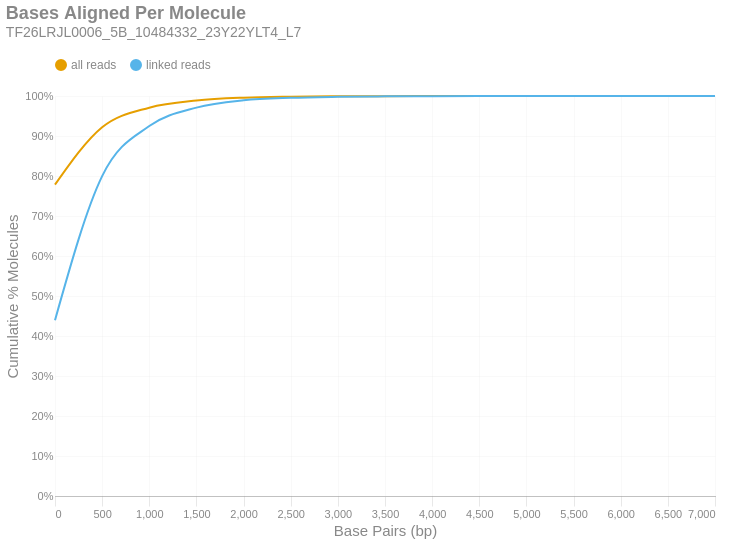

The notebook cell saved with this chart:
### Markdown cell above
### Bases Aligned Per Molecule
This is a cumulative frequency distribution showing the number of base pairs aligned per unique molecule. These data are shown in 500 bp bins. There are two distributions: one with `all reads` (yellow) and another with only `linked reads` (blue). The percent of molecules in the `linked reads` distribution is relative to the total number of linked molecules.

### Code cell
if SKIPLR:
    print_html(f"Skipped")
else:
    binned_df = consolidated_hist(valids['aligned_bp'], mask, 500, True)
    with SafeRender(binned_df):
        (
            density_plot(binned_df, 'Bases Aligned Per Molecule', samplename, 'basesper')
            .encode(
                x=alt.X('bin:Q', title="Base Pairs (bp)").axis(tickMinStep=500).scale(padding=0),
                y=alt.Y('value:Q', title='Cumulative % Molecules')
                    .axis(format='%')
                    .scale(domain = [0,1])
                    .stack(False),
                color=alt.Color("key:N").scale(domain = ["all reads", "linked reads"]),
                tooltip = [
                    alt.Tooltip("key:N", title = "Data Type"),
                    alt.Tooltip("range_label:N", title="Bases Aligned Per Molecule"),
                    alt.Tooltip("value:Q", format = ".2%", title="% Molecules (Cum.)")
                ]
            )
        ).display()

### Figure 1 — Vega-Lite specification as saved in the notebook (floating-point values rounded to 4 significant figures)
{"width": "container", "height": 400, "config": {"title": {"anchor": "start", "dy": -15, "fontSize": 18, "color": "#888888", "subtitleColor": "#888888", "subtitleFontSize": 14}, "arc": {"fill": "#0072B2"}, "axis": {"domainColor": "#888888", "domainWidth": 0.5, "gridWidth": 0.2, "grid": false, "titleFontWeight": 400, "titleFontSize": 15, "labelFontSize": 11, "labelColor": "#888888", "tickColor": "#888888", "tickWidth": 0.2, "titleColor": "#888888"}, "axisBand": {"grid": false}, "axisX": {"grid": true, "tickSize": 10, "domainCap": "round"}, "axisY": {"domain": false, "grid": true, "tickSize": 0, "domainCap": "round"}, "background": "transparent", "header": {"labelFontSize": 15, "labelColor": "#888888", "titleFontSize": 15, "titleFontWeight": 600, "titleColor": "#888888"}, "legend": {"labelFont": "sans-serif", "labelFontSize": 12, "labelColor": "#888888", "symbolSize": 100, "symbolType": "circle", "titleFontSize": 12, "titlePadding": 10, "titleColor": "#888888", "title": null, "orient": "top"}, "range": {"category": ["#E69F00", "#56B4E9", "#009E73", "#F0E442", "#0072B2", "#D55E00", "#CC79A7", "#000000"], "diverging": ["#cfe8f3", "#a2d4ec", "#73bfe2", "#46abdb", "#1696d2", "#12719e"]}, "area": {"fill": "#0072B2", "fillOpacity": 0.7, "line": true, "strokeOpacity": 0.7}, "line": {"color": "#0072B2", "stroke": "#0072B2", "strokeWidth": 2}, "trail": {"color": "#0072B2", "stroke": "#0072B2", "strokeWidth": 0, "size": 1}, "point": {"filled": true, "fillOpacity": 1.0, "size": 95}, "text": {"color": "#888888", "fontSize": 11, "align": "right", "fontWeight": 400, "size": 11}, "bar": {"fill": "#0072B2", "stroke": null}, "view": {"stroke": null, "continuousWidth": 660, "continuousHeight": 400}}, "data": {"name": "data-416bf5c28637501242e9848b5f3481ab"}, "mark": {"type": "line", "interpolate": "monotone", "point": {"opacity": 0, "size": 275}}, "encoding": {"color": {"field": "key", "scale": {"domain": ["all reads", "linked reads"]}, "type": "nominal"}, "tooltip": [{"field": "key", "title": "Data Type", "type": "nominal"}, {"field": "range_label", "title": "Bases Aligned Per Molecule", "type": "nominal"}, {"field": "value", "format": ".2%", "title": "% Molecules (Cum.)", "type": "quantitative"}], "x": {"axis": {"tickMinStep": 500}, "field": "bin", "scale": {"padding": 0}, "title": "Base Pairs (bp)", "type": "quantitative"}, "y": {"axis": {"format": "%"}, "field": "value", "scale": {"domain": [0, 1]}, "stack": false, "title": "Cumulative % Molecules", "type": "quantitative"}}, "params": [{"name": "param_c36ac31b6afebe62", "select": {"type": "point", "fields": ["key"]}, "bind": "legend"}], "title": {"text": "Bases Aligned Per Molecule", "subtitle": "TF26LRJL0006_5B_10484332_23Y22YLT4_L7"}, "transform": [{"fold": ["all reads (cumsum)", "linked reads (cumsum)"]}, {"calculate": "replace(datum.key, ' (cumsum)', '')", "as": "key"}, {"filter": {"param": "param_c36ac31b6afebe62"}}], "usermeta": {"embedOptions": {"downloadFileName": "TF26LRJL0006_5B_10484332_23Y22YLT4_L7.basesper"}}, "$schema": "https://vega.github.io/schema/vega-lite/v6.4.1.json", "datasets": {"data-416bf5c28637501242e9848b5f3481ab": [{"bin": "0.0", "interval": "0.0-500.0", "all reads": 0.7783, "linked reads": 0.4396, "all reads (cumsum)": 0.7783, "linked reads (cumsum)": 0.4396, "range_label": "0-499"}, {"bin": "500.0", "interval": "500.0-1000.0", "all reads": 0.1435, "linked reads": 0.36, "all reads (cumsum)": 0.9218, "linked reads (cumsum)": 0.7996, "range_label": "500-999"}, {"bin": "1000.0", "interval": "1000.0-1500.0", "all reads": 0.04902, "linked reads": 0.1253, "all reads (cumsum)": 0.9708, "linked reads (cumsum)": 0.9249, "range_label": "1000-1499"}, {"bin": "1500.0", "interval": "1500.0-2000.0", "all reads": 0.01789, "linked reads": 0.046, "all reads (cumsum)": 0.9887, "linked reads (cumsum)": 0.9709, "range_label": "1500-1999"}, {"bin": "2000.0", "interval": "2000.0-2500.0", "all reads": 0.007073, "linked reads": 0.01823, "all reads (cumsum)": 0.9958, "linked reads (cumsum)": 0.9891, "range_label": "2000-2499"}, {"bin": "2500.0", "interval": "2500.0-3000.0", "all reads": 0.002468, "linked reads": 0.00637, "all reads (cumsum)": 0.9983, "linked reads (cumsum)": 0.9955, "range_label": "2500-2999"}, {"bin": "3000.0", "interval": "3000.0-3500.0", "all reads": 0.0009756, "linked reads": 0.002518, "all reads (cumsum)": 0.9992, "linked reads (cumsum)": 0.998, "range_label": "3000-3499"}, {"bin": "3500.0", "interval": "3500.0-4000.0", "all reads": 0.0004044, "linked reads": 0.001044, "all reads (cumsum)": 0.9996, "linked reads (cumsum)": 0.9991, "range_label": "3500-3999"}, {"bin": "4000.0", "interval": "4000.0-4500.0", "all reads": 0.0001919, "linked reads": 0.0004954, "all reads (cumsum)": 0.9998, "linked reads (cumsum)": 0.9996, "range_label": "4000-4499"}, {"bin": "4500.0", "interval": "4500.0-5000.0", "all reads": 8.106e-05, "linked reads": 0.0002092, "all reads (cumsum)": 0.9999, "linked reads (cumsum)": 0.9998, "range_label": "4500-4999"}, {"bin": "5000.0", "interval": "5000.0-5500.0", "all reads": 5.032e-05, "linked reads": 0.0001298, "all reads (cumsum)": 1.0, "linked reads (cumsum)": 0.9999, "range_label": "5000-5499"}, {"bin": "5500.0", "interval": "5500.0-6000.0", "all reads": 2.795e-05, "linked reads": 7.214e-05, "all reads (cumsum)": 1.0, "linked reads (cumsum)": 1.0, "range_label": "5500-5999"}, {"bin": "6000.0", "interval": "6000.0-6500.0", "all reads": 1.025e-05, "linked reads": 2.645e-05, "all reads (cumsum)": 1.0, "linked reads (cumsum)": 1.0, "range_label": "6000-6499"}, {"bin": "6500.0", "interval": "6500.0-7000.0", "all reads": 0.0, "linked reads": 0.0, "all reads (cumsum)": 1.0, "linked reads (cumsum)": 1.0, "range_label": "6500-6999"}, {"bin": "7000.0", "interval": "7000.0-7500.0", "all reads": 9.318e-07, "linked reads": 2.405e-06, "all reads (cumsum)": 1.0, "linked reads (cumsum)": 1.0, "range_label": "7000-7499"}]}}
